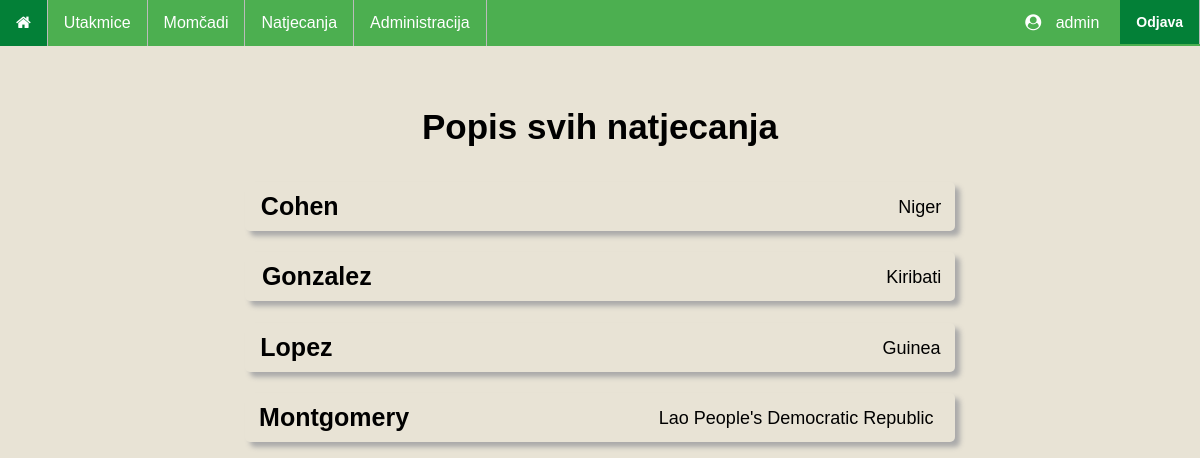
The app's page /competitions/ (signed in), older data.
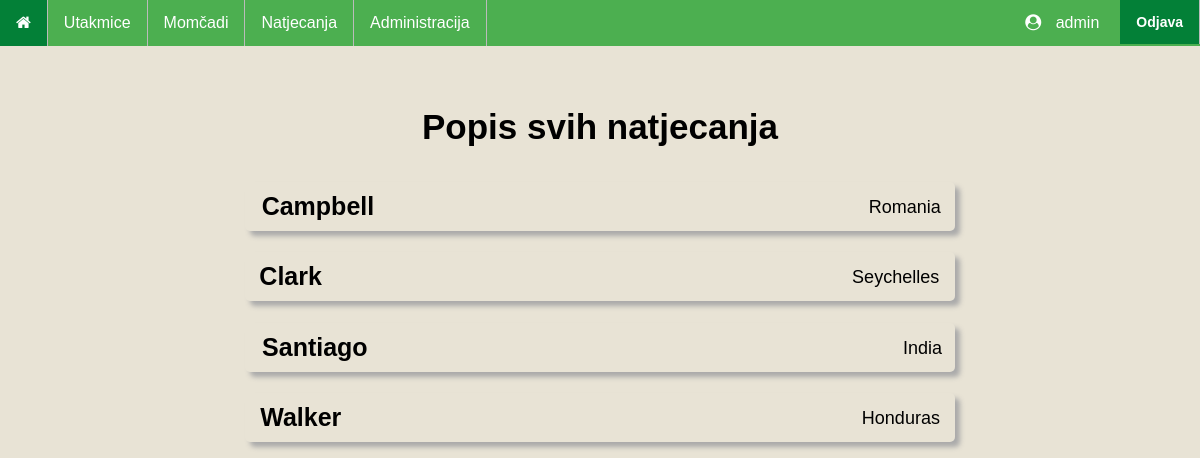
The same page, newer data.
### main/models.py (models this page shows, shortened)
class Competition(models.Model):
    competition_name = models.CharField(max_length=50)
    competition_country = models.CharField(max_length=30)
    competition_teams = models.ManyToManyField(Team)

### main/views.py (the view)
# urls.py: path('competitions/', AllCompetitions.as_view(), name='allCompetitions'),
class AllCompetitions(LoginRequiredMixin, ListView):
    template_name = 'main/competitions.html'
    def get_queryset(self):
        return Competition.objects.order_by('competition_name')

### templates/main/competitions.html
{% extends "base_generic.html" %}
{% block content %}
    <h1>Popis svih natjecanja</h1>
    {% for competition in object_list %}
    <a href="{% url 'competitionDetails' competition.id %}" class="match_link">
        <div class="match competition">
            <span class="competitionName">{{ competition.competition_name }}</span>
            <span></span>
            <span class="competitionCountry">{{ competition.competition_country }}</span>
        </div>
    </a>
    {% endfor %}
{% endblock %}

### templates/base_generic.html (shortened to what this page needs)
<!DOCTYPE html>
<html lang="hr">
<head>
    {% load static %}
    <link rel="stylesheet" type="text/css" href="{% static 'style.css' %}">
    <link rel="stylesheet" type="text/css" href="{% static 'matches.css' %}">
    <link rel="stylesheet" href="https://cdnjs.cloudflare.com/ajax/libs/font-awesome/4.7.0/css/font-awesome.min.css">
</head>
<body>
    <ul>
        <li><a href="/" title="Početna stranica"><i class="fa fa-home"></i></a></li>
        <li><a href="/matches/">Utakmice</a></li>
        <li><a href="/teams/">Momčadi</a></li>
        <li><a href="/competitions/">Natjecanja</a></li>
        {% if request.user.is_superuser %}
            <li><a href="/adminDashboard/">Administracija</a></li>
        {% endif %}
        <li style="float:right">
            <form id="logout-form" method="post" action="{% url 'logout' %}">
                <button type="submit">Odjava</button>
            </form>
        </li>
        <li style="float:right" class="userProfile">
            <i class='fa fa-user-circle' style="margin-right: 10px;"></i> {{ user.username }}
        </li>
    </ul>
    <div class="content">
        {% block content %}
        {% endblock %}
    </div>
</body>
</html>

### main/static/style.css (style rules this page uses)
html { font-family: 'Franklin Gothic', 'Arial Narrow', Arial, sans-serif; background: #e8e3d5; }
h1 { text-align: center; font-size: 35px; margin-top: 15%; margin-bottom: 5%; }
ul { list-style-type: none; margin: 0; padding: 0; width: 100%; position: fixed; top: 0; left: 0; overflow: hidden; background-color: #4CAF50; color: white; }
li { float: left; border-right:1px solid #bbb; }
li a { display: block; color: white; text-align: center; padding: 14px 16px; text-decoration: none; }
.userProfile { padding: 14px 16px; border: none; margin-right: 5px; }
#logout-form { background: #4CAF50 !important; padding: 0 !important; }
#logout-form button { font-size: 14px; color: white; background: #038037 !important; padding: 14px 16px !important; border: none; font-weight: bold; display: block; margin: 0; text-decoration: none; cursor: pointer; }
.content { display: block; margin: 0 auto; width: 60%; margin-bottom: 8%; }
form { width: 100%; border-radius: 5px; padding: 20px; }

### main/static/matches.css (style rules this page uses)
.match { width: 100%; border-radius: 5px; box-shadow: 5px 5px 5px #aaaaaa; margin-top: 3%; padding-top: 5px; padding-bottom: 5px; font-size: 18px; }
.match_link:link { text-decoration: none; color: black; background: none; }
.competition { display: grid; grid-template-columns: auto auto auto; gap: 10px; }
.competition span { padding-top: 5px; padding-bottom: 5px; }
.competitionName { font-weight: bold; font-size: 25px; margin-left: 6%; }
.competitionCountry { text-align: right; margin-right: 6%; margin-top: 5px; }

Row changes from the older to the newer data that the page shows:
removed Competition: competition_name "Cohen", competition_country "Niger"
removed Competition: competition_name "Gonzalez", competition_country "Kiribati"
removed Competition: competition_name "Lopez", competition_country "Guinea"
removed Competition: competition_name "Montgomery", competition_country "Lao People's Democratic Republic"
added Competition: competition_name "Campbell", competition_country "Romania"
added Competition: competition_name "Clark", competition_country "Seychelles"
added Competition: competition_name "Santiago", competition_country "India"
added Competition: competition_name "Walker", competition_country "Honduras"
